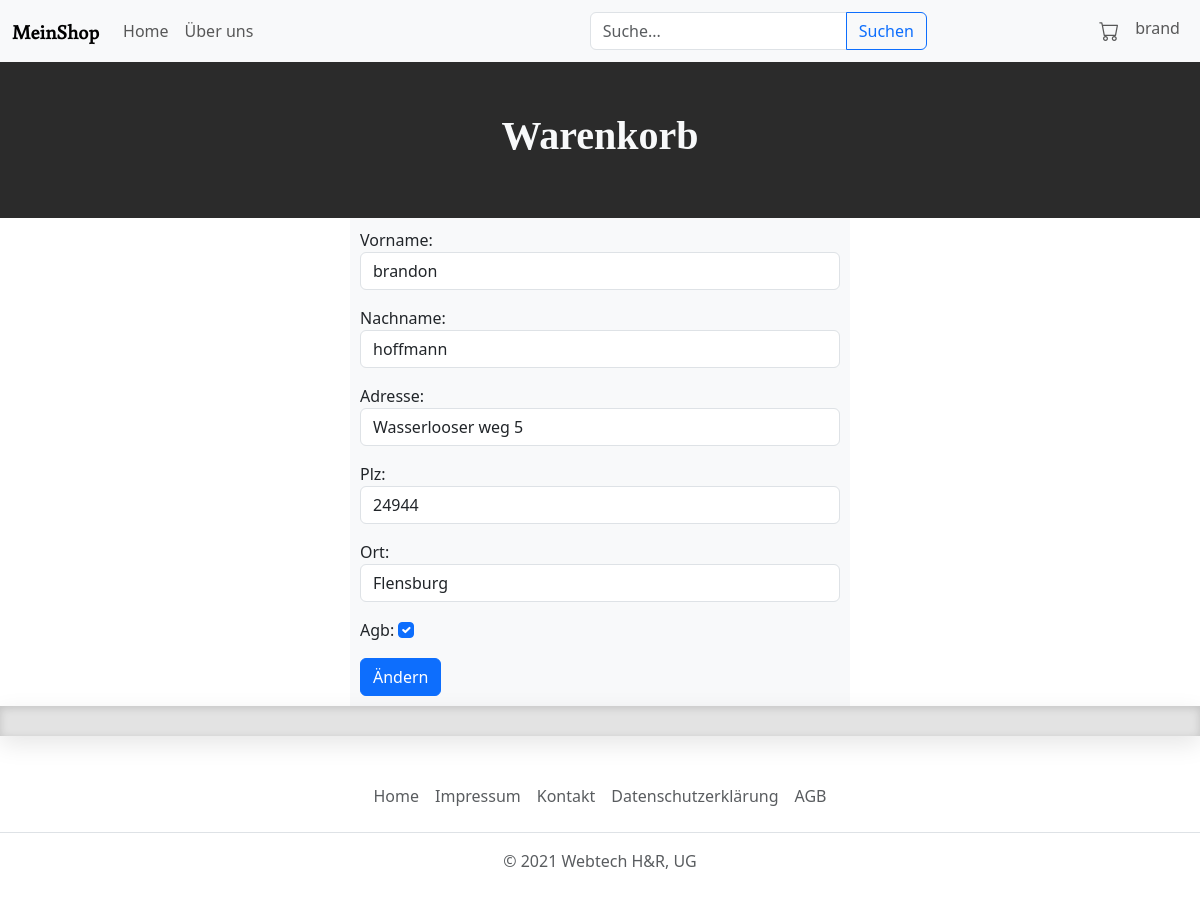
Before: /profile/edit/ (signed in) with the older database file.
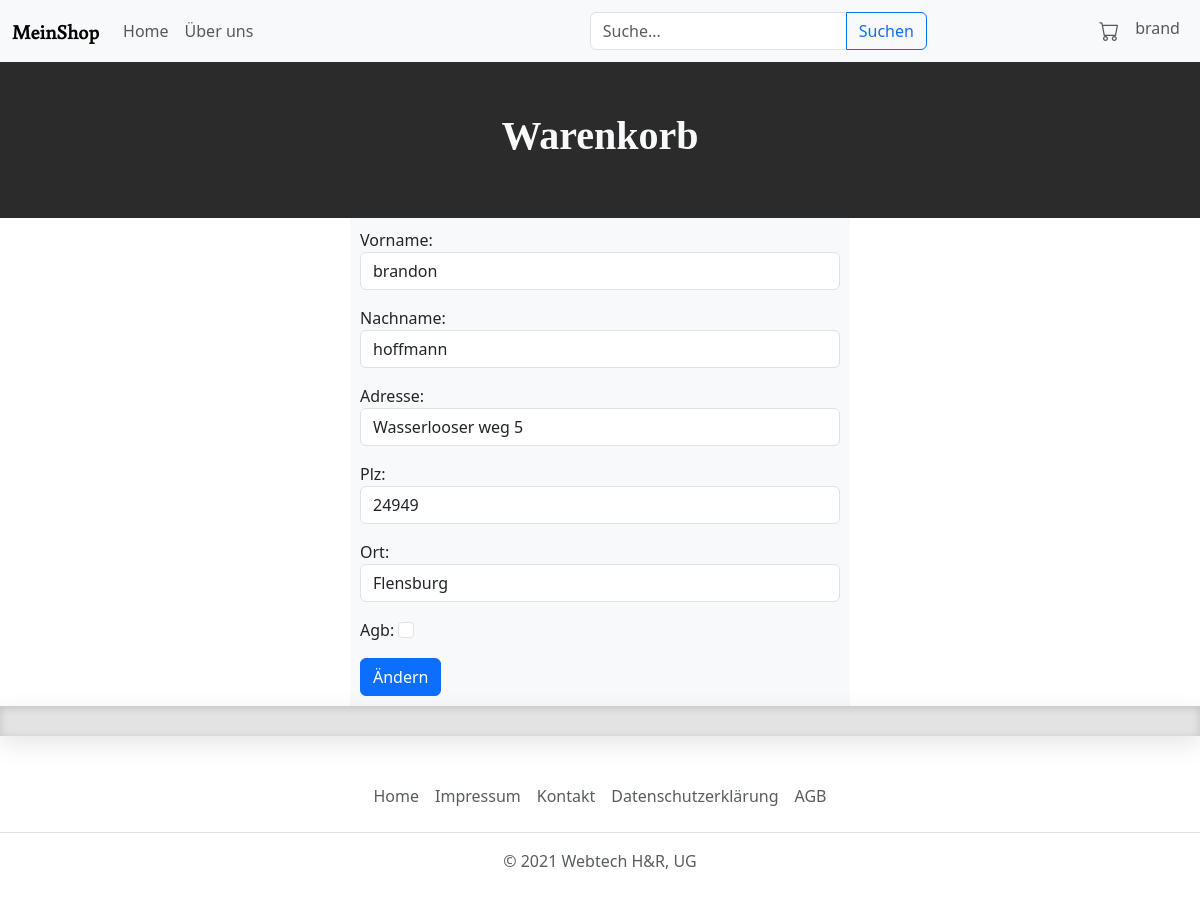
After: the same page with the newer database file.
### myShop/models.py (models this page shows, shortened)
class UserProfile(models.Model):
    user = models.OneToOneField(User, on_delete=models.CASCADE)
    vorname = models.CharField(max_length=50, default="")
    nachname = models.CharField(max_length=50, default="")
    adresse = models.CharField(max_length=50, default="")
    plz = models.IntegerField(default=0)
    ort = models.CharField(max_length=50)
    agb = models.BooleanField(default=False)

### myShop/views.py (the view, shortened to what this page needs)
# urls.py: path('profile/edit/', views.editProfile, name='edit_profile'),
def editProfile(request):
    profile = request.user.userprofile
    next_url = request.GET.get('next', 'profile')
    if request.method == 'POST':
        form = UserProfileForm(request.POST, instance=profile)
        if form.is_valid():
            form.save()
            return redirect(reverse(next_url))
    else:
        form = UserProfileForm(instance=profile)
    return render(request, 'editProfile.html', {'form': form})

### myShop/forms.py
class UserProfileForm(forms.ModelForm):
    class Meta:
        model = UserProfile
        fields = ['vorname', 'nachname', 'adresse', 'plz', 'ort', 'agb']
        success_url = reverse_lazy('checkout')
        widgets = {
            'vorname': forms.TextInput(attrs={'class': 'form-control'}),
            'nachname': forms.TextInput(attrs={'class': 'form-control'}),
            'adresse': forms.TextInput(attrs={'class': 'form-control'}),
            'plz': forms.NumberInput(attrs={'class': 'form-control'}),
            'ort': forms.TextInput(attrs={'class': 'form-control'}),
            'agb': forms.CheckboxInput(attrs={'class': 'form-check-input', 'id': 'agbCheck'}),
        }

### myShop/templates/editProfile.html (shortened to what this page needs)
{% extends "base.html" %}
{% load static %}
{% block head %}
    <link rel="stylesheet" href="{% static 'register.css' %}">
    <link rel="stylesheet" href="{% static 'cart.css' %}">
    <link rel="stylesheet" href="{% static 'editProfile.css' %}">
    <link href="https://cdn.jsdelivr.net/npm/bootstrap@5.3.3/dist/css/bootstrap.min.css" rel="stylesheet">
{% endblock head %}
{% block content %}
<section class="greyHead">
    <h1>Warenkorb</h1>
</section>
<section class="edit">
    <form method="post">
        {{form.as_p}}
        <button type="submit" class="btn btn-primary">Ändern</button>
    </form>
</section>
{% endblock content %}

Changed rows visible on the page:
changed UserProfile "brandon": plz "24944" → "24949"; agb "☑" → "☐"
